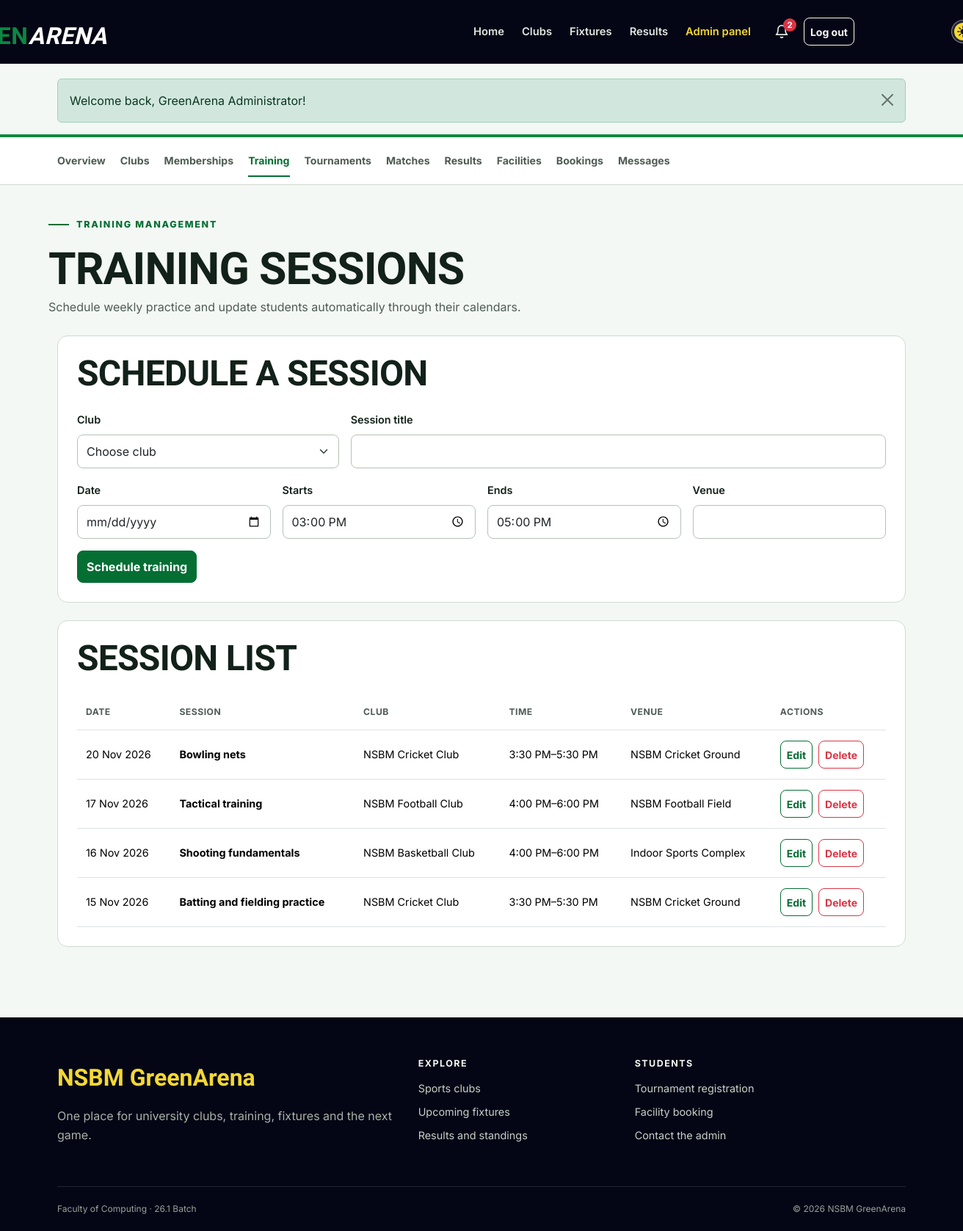
Screenshot of /admin/sessions.php (signed in) with the database file from the repository.
### tables this page shows
CREATE TABLE training_sessions (
    id INT UNSIGNED AUTO_INCREMENT PRIMARY KEY,
    club_id INT UNSIGNED NOT NULL,
    title VARCHAR(120) NOT NULL,
    session_date DATE NOT NULL,
    start_time TIME NOT NULL,
    end_time TIME NOT NULL,
    venue VARCHAR(120) NOT NULL,
    created_at TIMESTAMP DEFAULT CURRENT_TIMESTAMP,
    FOREIGN KEY (club_id) REFERENCES clubs(id) ON DELETE CASCADE
);

CREATE TABLE clubs (
    id INT UNSIGNED AUTO_INCREMENT PRIMARY KEY,
    name VARCHAR(100) NOT NULL UNIQUE,
    sport VARCHAR(80) NOT NULL,
    description TEXT NOT NULL,
    coach_name VARCHAR(100) NOT NULL,
    meeting_day VARCHAR(20) NOT NULL,
    location VARCHAR(120) NOT NULL,
    max_members SMALLINT UNSIGNED NOT NULL DEFAULT 30,
    status ENUM('active', 'inactive') NOT NULL DEFAULT 'active',
    created_at TIMESTAMP DEFAULT CURRENT_TIMESTAMP
);

### includes/functions.php (called while the page is built, shortened)
<?php
function e($value)
{
    return htmlspecialchars($value ?? '', ENT_QUOTES);
}
function url($path = '')
{
    return BASE_PATH . '/' . ltrim($path, '/');
}
function run_query($sql, $params = [])
{
    global $connection;
    $statement = mysqli_prepare($connection, $sql);
    if (count($params) > 0) {
        $types = str_repeat('s', count($params));
        mysqli_stmt_bind_param($statement, $types, ...$params);
    }
    if (!mysqli_stmt_execute($statement)) {
        die('SQL error: ' . mysqli_stmt_error($statement));
    }
    return $statement;
}
function fetch_all($sql, $params = [])
{
    $statement = run_query($sql, $params);
    $result = mysqli_stmt_get_result($statement);
    return mysqli_fetch_all($result, MYSQLI_ASSOC);
}
function format_date($date, $format = 'd M Y')
{
    if ($date) {
        return date($format, strtotime($date));
    }
    return 'Not set';
}
function format_time($time)
{
    if ($time) {
        return date('g:i A', strtotime($time));
    }
    return 'Not set';
}

### admin/sessions.php (the view, shortened to what this page needs)
<?php
$errors = [];
$values = ['id' => '', 'club_id' => '', 'title' => '', 'session_date' => '', 'start_time' => '15:00', 'end_time' => '17:00', 'venue' => ''];
$sessions = fetch_all('SELECT s.*, c.name AS club_name
    FROM training_sessions s
    JOIN clubs c ON c.id=s.club_id
    ORDER BY s.session_date DESC, s.start_time DESC');
include __DIR__ . '/../includes/header.php';
include __DIR__ . '/../includes/admin_nav.php';
?>
<div class="container dashboard-head"><span class="section-kicker">Training management</span>
    <h1>Training sessions</h1>
    <p>Schedule weekly practice and update students automatically through their calendars.</p>
</div>
<div class="container dashboard-content">
    <section class="content-panel">
        <div class="page-title-row">
            <h2><?= $values['id'] ? 'Edit session' : 'Schedule a session' ?></h2>
        </div><?php if ($errors): ?>
            <div class="alert alert-danger">
                <ul class="mb-0"><?php foreach ($errors as $error): ?>
                        <li><?= e($error) ?></li><?php endforeach; ?>
                </ul>
        </div><?php endif; ?>
        <form method="post" class="needs-validation" novalidate>
            <div class="row g-3">
                <div class="col-md-4">
                    <label class="form-label" for="club_id">Club</label>
                    <select class="form-select" id="club_id" name="club_id" required>
                        <option value="">Choose club</option>
                    </select>
                </div>
                <div class="col-md-8">
                    <label class="form-label" for="title">Session title</label>
                    <input class="form-control" id="title" name="title" value="<?= e($values['title']) ?>" required>
                </div>
                <div class="col-md-3">
                    <label class="form-label" for="session_date">Date</label>
                    <input class="form-control" type="date" id="session_date" name="session_date" value="<?= e($values['session_date']) ?>" required>
                </div>
                <div class="col-md-3">
                    <label class="form-label" for="start_time">Starts</label>
                    <input class="form-control" type="time" id="start_time" name="start_time" value="<?= e($values['start_time']) ?>" required>
                </div>
                <div class="col-md-3">
                    <label class="form-label" for="end_time">Ends</label>
                    <input class="form-control" type="time" id="end_time" name="end_time" value="<?= e($values['end_time']) ?>" required>
                </div>
                <div class="col-md-3">
                    <label class="form-label" for="venue">Venue</label>
                    <input class="form-control" id="venue" name="venue" value="<?= e($values['venue']) ?>" required>
                </div>
                <div class="col-12">
                    <button class="btn btn-sport" type="submit"><?= $values['id'] ? 'Save changes' : 'Schedule training' ?></button>
                </div>
            </div>
        </form>
    </section>
    <section class="content-panel">
        <h2 class="mb-4">Session list</h2><?php if ($sessions): ?>
            <div class="table-responsive">
                <table class="table">
                    <thead>
                        <tr>
                            <th>Date</th>
                            <th>Session</th>
                            <th>Club</th>
                            <th>Time</th>
                            <th>Venue</th>
                            <th>Actions</th>
                        </tr>
                    </thead>
                    <tbody>
                        <?php foreach ($sessions as $session): ?>
                            <tr>
                                <td><?= format_date($session['session_date']) ?></td>
                                <td><strong><?= e($session['title']) ?></strong></td>
                                <td><?= e($session['club_name']) ?></td>
                                <td><?= format_time($session['start_time']) ?>–<?= format_time($session['end_time']) ?></td>
                                <td><?= e($session['venue']) ?></td>
                                <td>
                                    <div class="table-actions"><a class="btn btn-sm btn-outline-sport" href="<?= e(url('admin/sessions.php?edit=' . $session['id'])) ?>">Edit</a>
                                        <form method="post">
                                            <button class="btn btn-sm btn-outline-danger" type="submit" data-confirm="Delete this training session?">Delete</button>
                                        </form>
                                    </div>
                                </td>
                        </tr><?php endforeach; ?>
                    </tbody>
                </table>
        </div><?php else: ?><p>No training sessions have been scheduled.</p><?php endif; ?>
    </section>
</div>
<?php include __DIR__ . '/../includes/footer.php'; ?>

### assets/css/style.css (style rules this page uses)
:root { --navy-950: #040615; --navy-900: #0d1023; --navy-800: #191d34; --green-600: #0a8842; --green-700: #046e33; --green-800: #055728; --yellow-400: #f4d833; --paper-50: #f3f8f4; --paper-100: #e7efe9; --ink-900: #122119; --ink-600: #4f5c54; --page-bg: var(--paper-50); --page-text: var(--ink-900); --muted-text: var(--ink-600); --brand: var(--green-700); --brand-hover: var(--green-800); --highlight: var(--yellow-400); --highlight2: var(--green-600); --dark-surface: var(--navy-950); --line: #d1dad2; --radius-sm: 8px; --radius-md: 14px; --radius-lg: 22px; --shadow: 0 12px 32px rgba(11, 26, 18, 0.08); }
* { box-sizing: border-box; }
html { scroll-behavior: smooth; }
body { min-height: 100dvh; margin: 0; background: var(--page-bg); color: var(--page-text); font-family: "Inter", sans-serif; font-size: 16px; line-height: 1.65; }
a { color: var(--brand); text-underline-offset: 3px; }
button, a, input, select, textarea { transition: color 180ms ease-out, background-color 180ms ease-out, border-color 180ms ease-out, transform 180ms ease-out; }
h1, h2, h3, h4, .display-font { font-family: "Barlow Condensed", sans-serif; font-weight: 700; line-height: 1.05; letter-spacing: -0.015em; }
h1 { font-size: clamp(2.5rem, 6vw, 4.8rem); }
h2 { font-size: clamp(2rem, 4vw, 3rem); }
p { max-width: 72ch; }
.container { max-width: 1180px; }
.btn { min-height: 44px; display: inline-flex; align-items: center; justify-content: center; gap: 8px; font-weight: 700; border-radius: var(--radius-sm); }
.btn-sm { min-height: 38px; }
.btn-sport { background: var(--brand); border-color: var(--brand); color: #fff; }
.btn-outline-sport { color: var(--brand); border-color: var(--brand); }
.hero-kicker, .section-kicker { display: inline-flex; align-items: center; gap: 10px; margin-bottom: 18px; color: var(--brand); font-size: 0.78rem; font-weight: 800; letter-spacing: 0.14em; text-transform: uppercase; }
.hero-kicker::before, .section-kicker::before { content: ""; width: 28px; height: 2px; background: currentColor; }
.page-title-row { display: flex; flex-wrap: wrap; justify-content: space-between; align-items: center; gap: 16px; margin-bottom: 24px; }
.page-title-row h1, .page-title-row h2 { margin: 0; }
.content-panel { padding: 26px; margin-bottom: 24px; background: #fff; border: 1px solid var(--line); border-radius: var(--radius-md); }
.content-panel h2, .content-panel h3 { text-transform: uppercase; }
.form-control, .form-select { min-height: 46px; border-radius: var(--radius-sm); border-color: #b5c2b7; }
.form-label { font-weight: 600; font-size: 0.9rem; }
.dashboard-head { padding: 36px 0 26px; }
.dashboard-head h1 { margin: 0; font-size: clamp(2.5rem, 5vw, 3.8rem); text-transform: uppercase; }
.dashboard-head p { margin: 6px 0 0; color: var(--muted-text); }
.dashboard-content { padding-bottom: 72px; }
.table { margin-bottom: 0; vertical-align: middle; }
.table > :not(caption) > * > * { padding: 14px 12px; }
.table thead th { color: var(--muted-text); font-size: 0.76rem; letter-spacing: 0.04em; text-transform: uppercase; white-space: nowrap; }
.table tbody td { font-size: 0.9rem; }
.table-actions { display: flex; flex-wrap: wrap; gap: 8px; }
.table-actions form { margin: 0; }

### rows the page displays
training_sessions: session_date "20 Nov 2026", title "Bowling nets", club.name "NSBM Cricket Club", start_time "3:30 PM", end_time "5:30 PM", venue "NSBM Cricket Ground"
training_sessions: session_date "17 Nov 2026", title "Tactical training", club.name "NSBM Football Club", start_time "4:00 PM", end_time "6:00 PM", venue "NSBM Football Field"
training_sessions: session_date "16 Nov 2026", title "Shooting fundamentals", club.name "NSBM Basketball Club", start_time "4:00 PM", end_time "6:00 PM", venue "Indoor Sports Complex"
training_sessions: session_date "15 Nov 2026", title "Batting and fielding practice", club.name "NSBM Cricket Club", start_time "3:30 PM", end_time "5:30 PM", venue "NSBM Cricket Ground"

### other values shown
$unreadNotifications "2"
$message['message'] "Welcome back, GreenArena Administrator!"
